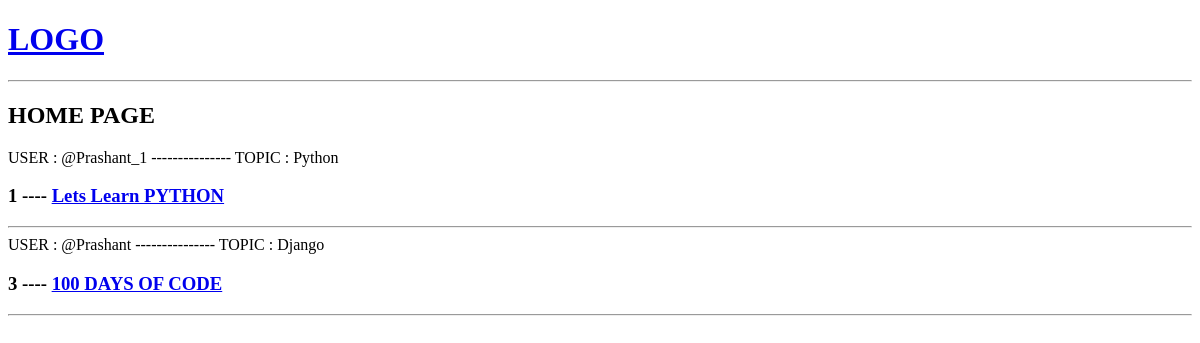
Before: / with the older database file.
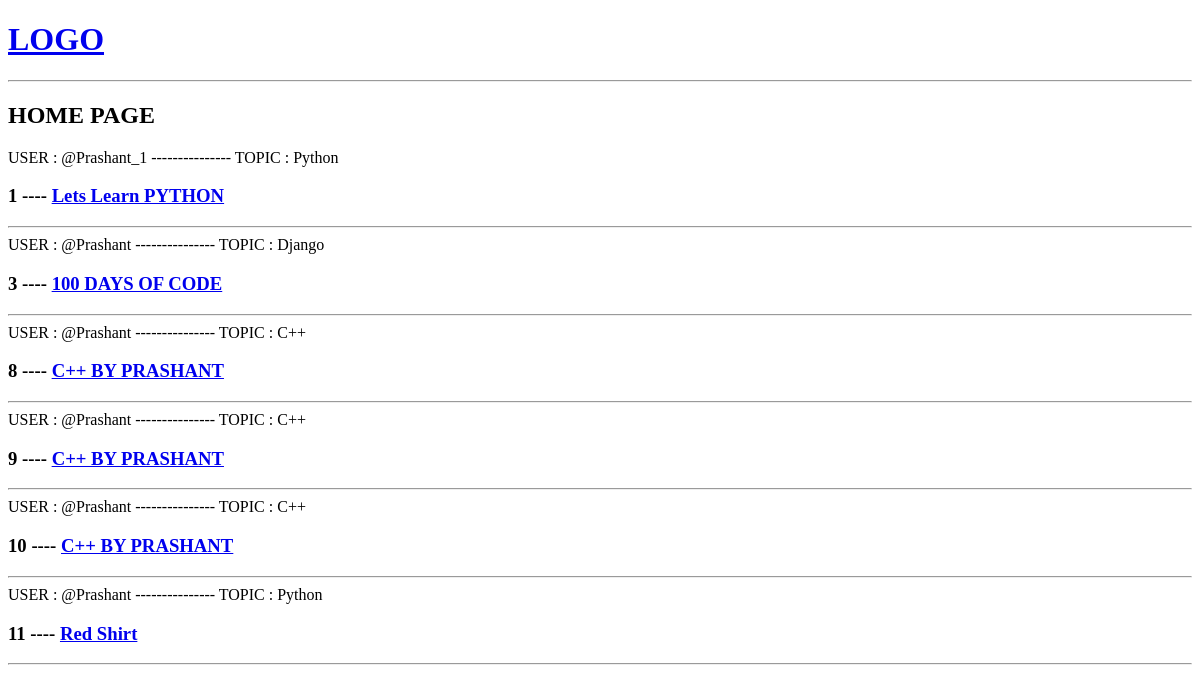
After: the same page with the newer database file.
### base/models.py (models this page shows, shortened)
class Room(models.Model):
    host=models.ForeignKey(User,on_delete=models.SET_NULL , null=True)
    name=models.CharField(max_length=20)
    Topic=models.ForeignKey(Topic ,on_delete=models.CASCADE,null=True)
    description=models.TextField(null=True,blank=True)
    created_at=models.DateTimeField(auto_now_add=True)
    updated_at=models.DateTimeField(auto_now=True)

class Topic(models.Model):
    topic=models.CharField(max_length=200)
    def __str__(self):
        return self.topic

### base/views.py (the view)
# urls.py: path('',home,name="home"),
def home(request):
    rooms=Room.objects.all()
    context={'rooms':rooms}
    return render(request ,'base/home.html',context)

### base/templates/base/home.html
{% extends 'main.html' %}
{% block content %}
 <h2>HOME PAGE</h2>
 {% for room in rooms %}
  <div>
   <span>USER : @{{room.host}} ---------------</span>
   <span>TOPIC : {{room.Topic}}</span>
   <h3>{{room.id}} ---- <a href="{% url 'room' room.id %}">{{room.name}}</a></h3>
   <hr>
  </div>
 {% endfor %}
{% endblock content %}

### templates/main.html (shortened to what this page needs)
<!DOCTYPE html>
<html lang="en">
<head>
</head>
<body>
    {% include 'navbar.html' %}
    {% block content %}
    {% endblock content %}
</body>
</html>

### templates/navbar.html
<h1><a href="/">
    LOGO
</a></h1>
<hr>

Changed rows visible on the page:
added Room: host "Prashant", Topic "C++", id "8", name "C++ BY PRASHANT"
added Room: host "Prashant", Topic "C++", id "9", name "C++ BY PRASHANT"
added Room: host "Prashant", Topic "C++", id "10", name "C++ BY PRASHANT"
added Room: host "Prashant", Topic "Python", id "11", name "Red Shirt"
